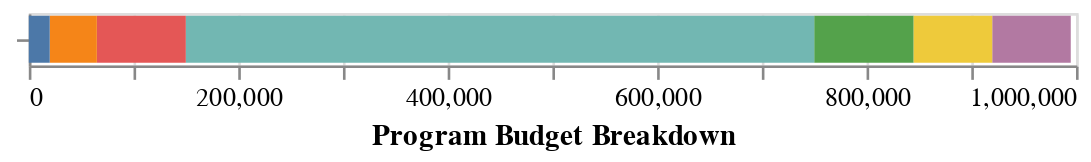

Here is the notebook cell this chart was saved with:
### Markdown cell above
Back in the day, I was the data manager for two federal grants that were implemented by a state government.  Our grant provided direct services for citizens, so a portion of the grant was earmarked for those costs.  We were required to spend a certain percentage of grant funds on direct services.  

The program I worked for required a 60/40 split when it came to direct services.  This means we had to spend at least 60% of our allotted money on paying for medical services for our participants.  The grant also required that we report very specific data elements from those services. 

Because the grant was federally funded but implemented at the state level, the program was responsible for both salary and benefits for all employees.  The Program was also responsible for paying an administrative fee to the state - for using state resources (internet, office space, legal services, etc). 

For the sake of easy math, let's say the program was granted $1,000,000.

### Code cell
#hide-input
breakdown = pd.DataFrame({'Resource':['Program Administrator','Data Manager', 'Case Manager','Program Specialist','Program Coordinator', 'Administrative', 'Direct Services'],
                         'Budget': [95000, 85000, 45000,75000,75000,20000,600000,]
                         })
breakdown["Program"] = "Program"

budget = alt.Chart(breakdown).mark_bar().encode(
    x=alt.X('Budget', title='Program Budget Breakdown'),
    y=alt.Y('Program', axis=alt.Axis(labels=False, title ='')),
    color=alt.Color('Resource', legend=None),
    tooltip=['Resource', 'Budget']
)

budget

### Figure 1 — Vega-Lite specification as saved in the notebook (floating-point values rounded to 4 significant figures)
{"config": {"view": {"continuousWidth": 400, "continuousHeight": 300}}, "data": {"name": "data-9639842df9b0f59516eabceac07ec489"}, "mark": "bar", "encoding": {"color": {"type": "nominal", "field": "Resource", "legend": null}, "tooltip": [{"type": "nominal", "field": "Resource"}, {"type": "quantitative", "field": "Budget"}], "x": {"type": "quantitative", "field": "Budget", "title": "Program Budget Breakdown"}, "y": {"type": "nominal", "axis": {"labels": false, "title": ""}, "field": "Program"}}, "$schema": "https://vega.github.io/schema/vega-lite/v4.8.1.json", "datasets": {"data-9639842df9b0f59516eabceac07ec489": [{"Resource": "Program Administrator", "Budget": 95000, "Program": "Program"}, {"Resource": "Data Manager", "Budget": 85000, "Program": "Program"}, {"Resource": "Case Manager", "Budget": 45000, "Program": "Program"}, {"Resource": "Program Specialist", "Budget": 75000, "Program": "Program"}, {"Resource": "Program Coordinator", "Budget": 75000, "Program": "Program"}, {"Resource": "Administrative", "Budget": 20000, "Program": "Program"}, {"Resource": "Direct Services", "Budget": 600000, "Program": "Program"}]}}
